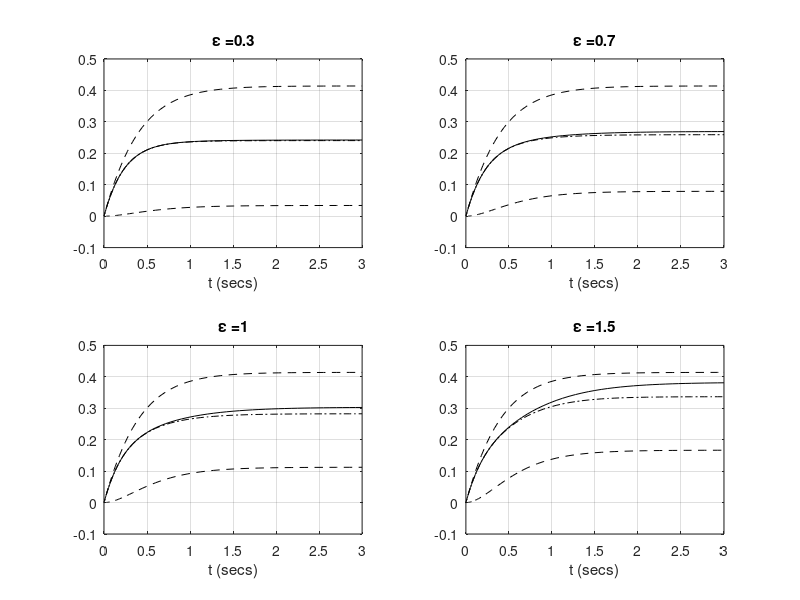

The MATLAB source for this figure:
% Code to find the predicted and actual error covariances using 
% Runge-Kutta Integrator
function f4p2d3()
    global eps;
    eps_set=[0.3 0.7 1.0 1.5]; % Different values for epsilon
    for j=1:4
        eps=eps_set(j);
        [t s] = ode45(@s422,[0 3],[0 0 0 0 0 0 0 0 0 0 0 0 0]); % Runge-Kutta Integrator
        subplot(2,2,j); 
        plot(t,s(:,11),'k-',t,s(:,12),'k--',t,s(:,13),'k--',t,s(:,1),'k-.');
        axis([0 3 -0.1 0.5]); grid on; xlabel('t (secs)')
        title(strcat('\epsilon = ',num2str(eps)));
    end
return

% Function for actual error covariance
function ds=s422(t,s)

    ds = zeros(12,1);
    a1=-2; a2=-1; q1=1; q2=1; r1=1; r2=1;
    global eps

    % suboptimal (predicted) error covariance
    p1=s(1); p12=s(2); p2=s(3);
    ds(1)=-p1^2/r1-p12^2/r2+2*a1*p1+2*eps*p12+q1;
    ds(2)=-p1*p12/r1-p12*p2/r2+(a1+a2)*p12+eps*p2; 
    ds(3)=-p12^2/r1-p2^2/r2+2*a2*p2+q2; 

    % Suboptimal Gains
    K1=p1/r1;
    K2=p2/r2;

    % Plant state correlations
    u1=s(4); u12=s(5); u2=s(6);
    ds(4)=2*a1*u1+2*eps*u12+q1;
    ds(5)=(a1+a2)*u12+eps*u2;
    ds(6)=2*a2*u2+q2;

    % Actual error/plant state crosscorrelations 
    v1=s(7); v12=s(8); v21=s(9); v2=s(10);
    ds(7)=(2*a1-K1)*v12+eps*u12;
    ds(8)=(a1+a2-K1)*v12+eps*u2;
    ds(9)=(a1+a2-K2)*v21+eps*v2;
    ds(10)=(2*a2-K2)*v2+q2;

    % Actual error correlations
    s1=s(11); s12=s(12); s2=s(13);
    ds(11)=2*(a1-K1)*s1+r1*K1^2+2*eps*v12+q1;
    ds(12)=(a1+a2-K1-K2)*s12+eps*v2;
    ds(13)=2*(a2-K2)*s2+r2*K2^2+q2;
    
return